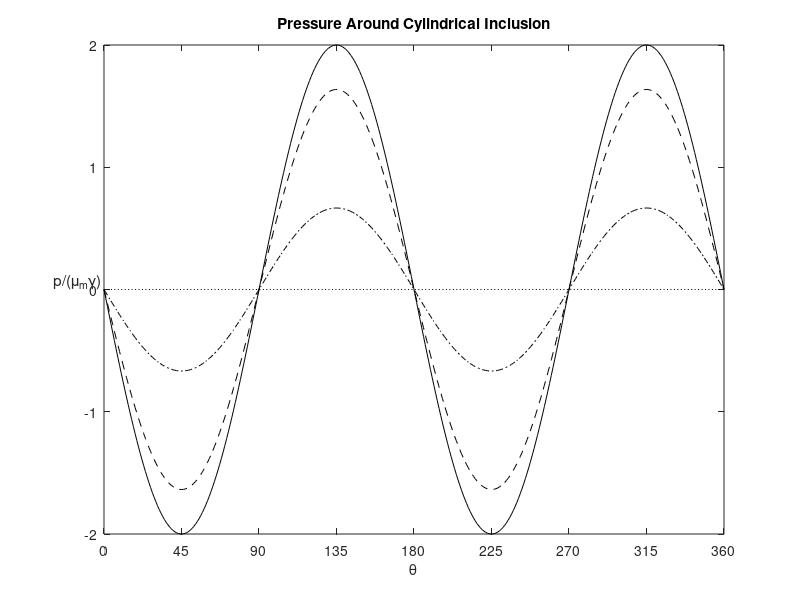

Here is the MATLAB script that generated this plot: (Note: this script raises an error after producing the figure.)
%==============================================================================================================
% CYL_P_INTERF.M
%
% Pressure in the matrix at the circular clast-matrix interface. 
%
% 2002, Dani Schmid
%
% DISCLAIMER OF WARRANTY: 
% Since the Software is provided free of charge, the Software is provided on an AS IS basis,
% without warranty of any kind, including without limitation the warranties of merchantability,
% fitness for a particular purpose and non-infringement. The entire risk as to the quality and performance 
% of the Software is borne by you. Should the Software prove defective, 
% you assume the entire cost of any service and repair. 
%
% LIMITATION OF LIABILITY: 
% UNDER NO CIRCUMSTANCES AND UNDER NO LEGAL THEORY, TORT, CONTRACT, OR OTHERWISE, 
% SHALL THE AUTHORS BE LIABLE TO YOU OR ANY OTHER PERSON FOR ANY INDIRECT, SPECIAL, INCIDENTAL, 
% OR CONSEQUENTIAL DAMAGES OF ANY CHARACTER INCLUDING, WITHOUT LIMITATION, DAMAGES FOR LOSS OF GOODWILL, 
% WORK STOPPAGE, COMPUTER FAILURE OR MALFUNCTION, OR ANY AND ALL OTHER COMMERCIAL DAMAGES OR LOSSES
%==============================================================================================================

%SETUP ANGLES
theta   = 0:2*pi/359:2*pi;

%VISCOSITIES
mm      = 1;
mcs     = [1,2,10,1e6];

%FAR FIELD FLOW
er      = 0;
gr      = 1;

%CALCULATE AND PLOT
Styles  = {':k', '-.k', '--k', '-k'};
figure(1);
clf
counter=1;
for mc=mcs;
    Pressure    = 2.*mm.*(-2.*mc.*cos(2.*theta).*er-mc.*gr.*sin(2.*theta)+2.*mm.*cos(2.*theta).*er+mm.*gr.*sin(2.*theta))./(mc+mm);    
    plot(theta/pi*180, Pressure, Styles{counter});
    hold on;
    counter     = counter+1;
end

axis([0 360 -2 2]);
set(gca, 'XTick', [0:45:360]);
xlabel('\theta');
ylabel('p/(\mu_m\gamma)', 'Rotation', 0);
title('Pressure Around Cylindrical Inclusion')
legend('\mu_c/\mu_m=1','\mu_c/\mu_m=2','\mu_c/\mu_m=10','\mu_c/\mu_m=\infty', -1)
	 